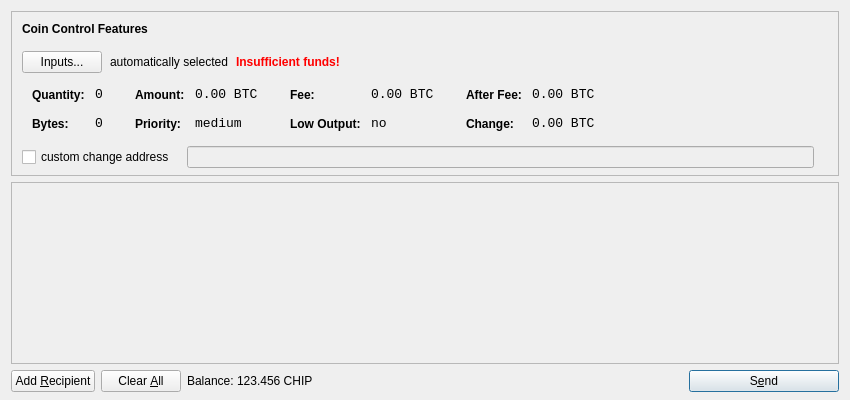
<?xml version="1.0" encoding="UTF-8"?>
<ui version="4.0">
 <class>SendCoinsDialog</class>
 <widget class="QDialog" name="SendCoinsDialog">
  <property name="geometry">
   <rect>
    <x>0</x>
    <y>0</y>
    <width>850</width>
    <height>400</height>
   </rect>
  </property>
  <property name="windowTitle">
   <string>Send Coins</string>
  </property>
  <layout class="QVBoxLayout" name="verticalLayout" stretch="0,1,0">
   <property name="bottomMargin">
    <number>8</number>
   </property>
   <item>
    <widget class="QFrame" name="frameCoinControl">
     <property name="sizePolicy">
      <sizepolicy hsizetype="Expanding" vsizetype="Expanding">
       <horstretch>0</horstretch>
       <verstretch>0</verstretch>
      </sizepolicy>
     </property>
     <property name="maximumSize">
      <size>
       <width>16777215</width>
       <height>16777215</height>
      </size>
     </property>
     <property name="frameShape">
      <enum>QFrame::StyledPanel</enum>
     </property>
     <property name="frameShadow">
      <enum>QFrame::Sunken</enum>
     </property>
     <layout class="QVBoxLayout" name="verticalLayoutCoinControl2">
      <property name="spacing">
       <number>-1</number>
      </property>
      <property name="leftMargin">
       <number>0</number>
      </property>
      <property name="topMargin">
       <number>0</number>
      </property>
      <property name="rightMargin">
       <number>0</number>
      </property>
      <property name="bottomMargin">
       <number>6</number>
      </property>
      <item>
       <layout class="QVBoxLayout" name="verticalLayoutCoinControl" stretch="0,0,0,0,1">
        <property name="spacing">
         <number>0</number>
        </property>
        <property name="leftMargin">
         <number>10</number>
        </property>
        <property name="topMargin">
         <number>10</number>
        </property>
        <item>
         <layout class="QHBoxLayout" name="horizontalLayoutCoinControl1">
          <property name="bottomMargin">
           <number>15</number>
          </property>
          <item>
           <widget class="QLabel" name="labelCoinControlFeatures">
            <property name="sizePolicy">
             <sizepolicy hsizetype="Preferred" vsizetype="Maximum">
              <horstretch>0</horstretch>
              <verstretch>0</verstretch>
             </sizepolicy>
            </property>
            <property name="font">
             <font>
              <weight>75</weight>
              <bold>true</bold>
             </font>
            </property>
            <property name="styleSheet">
             <string notr="true">font-weight:bold;</string>
            </property>
            <property name="text">
             <string>Coin Control Features</string>
            </property>
           </widget>
          </item>
         </layout>
        </item>
        <item>
         <layout class="QHBoxLayout" name="horizontalLayoutCoinControl2" stretch="0,0,0,0">
          <property name="spacing">
           <number>8</number>
          </property>
          <property name="bottomMargin">
           <number>10</number>
          </property>
          <item>
           <widget class="QPushButton" name="pushButtonCoinControl">
            <property name="styleSheet">
             <string notr="true"/>
            </property>
            <property name="text">
             <string>Inputs...</string>
            </property>
           </widget>
          </item>
          <item>
           <widget class="QLabel" name="labelCoinControlAutomaticallySelected">
            <property name="text">
             <string>automatically selected</string>
            </property>
            <property name="margin">
             <number>5</number>
            </property>
           </widget>
          </item>
          <item>
           <widget class="QLabel" name="labelCoinControlInsuffFunds">
            <property name="font">
             <font>
              <weight>75</weight>
              <bold>true</bold>
             </font>
            </property>
            <property name="styleSheet">
             <string notr="true">color:red;font-weight:bold;</string>
            </property>
            <property name="text">
             <string>Insufficient funds!</string>
            </property>
            <property name="margin">
             <number>5</number>
            </property>
           </widget>
          </item>
          <item>
           <spacer name="horizontalSpacerCoinControl">
            <property name="orientation">
             <enum>Qt::Horizontal</enum>
            </property>
            <property name="sizeHint" stdset="0">
             <size>
              <width>40</width>
              <height>1</height>
             </size>
            </property>
           </spacer>
          </item>
         </layout>
        </item>
        <item>
         <widget class="QWidget" name="widgetCoinControl" native="true">
          <property name="sizePolicy">
           <sizepolicy hsizetype="Preferred" vsizetype="Preferred">
            <horstretch>0</horstretch>
            <verstretch>0</verstretch>
           </sizepolicy>
          </property>
          <property name="minimumSize">
           <size>
            <width>0</width>
            <height>0</height>
           </size>
          </property>
          <property name="styleSheet">
           <string notr="true"/>
          </property>
          <layout class="QHBoxLayout" name="horizontalLayoutCoinControl5">
           <property name="margin">
            <number>0</number>
           </property>
           <item>
            <layout class="QHBoxLayout" name="horizontalLayoutCoinControl3" stretch="0,0,0,1">
             <property name="spacing">
              <number>20</number>
             </property>
             <property name="topMargin">
              <number>0</number>
             </property>
             <property name="bottomMargin">
              <number>10</number>
             </property>
             <item>
              <layout class="QFormLayout" name="formLayoutCoinControl1">
               <property name="horizontalSpacing">
                <number>10</number>
               </property>
               <property name="verticalSpacing">
                <number>14</number>
               </property>
               <property name="leftMargin">
                <number>10</number>
               </property>
               <property name="topMargin">
                <number>4</number>
               </property>
               <property name="rightMargin">
                <number>6</number>
               </property>
               <item row="0" column="0">
                <widget class="QLabel" name="labelCoinControlQuantityText">
                 <property name="styleSheet">
                  <string notr="true">font-weight:bold;</string>
                 </property>
                 <property name="text">
                  <string>Quantity:</string>
                 </property>
                 <property name="margin">
                  <number>0</number>
                 </property>
                </widget>
               </item>
               <item row="0" column="1">
                <widget class="QLabel" name="labelCoinControlQuantity">
                 <property name="font">
                  <font>
                   <family>Monospace</family>
                   <pointsize>10</pointsize>
                  </font>
                 </property>
                 <property name="cursor">
                  <cursorShape>IBeamCursor</cursorShape>
                 </property>
                 <property name="contextMenuPolicy">
                  <enum>Qt::ActionsContextMenu</enum>
                 </property>
                 <property name="text">
                  <string notr="true">0</string>
                 </property>
                 <property name="margin">
                  <number>0</number>
                 </property>
                 <property name="textInteractionFlags">
                  <set>Qt::LinksAccessibleByMouse|Qt::TextSelectableByKeyboard|Qt::TextSelectableByMouse</set>
                 </property>
                </widget>
               </item>
               <item row="1" column="0">
                <widget class="QLabel" name="labelCoinControlBytesText">
                 <property name="styleSheet">
                  <string notr="true">font-weight:bold;</string>
                 </property>
                 <property name="text">
                  <string>Bytes:</string>
                 </property>
                </widget>
               </item>
               <item row="1" column="1">
                <widget class="QLabel" name="labelCoinControlBytes">
                 <property name="font">
                  <font>
                   <family>Monospace</family>
                   <pointsize>10</pointsize>
                  </font>
                 </property>
                 <property name="cursor">
                  <cursorShape>IBeamCursor</cursorShape>
                 </property>
                 <property name="contextMenuPolicy">
                  <enum>Qt::ActionsContextMenu</enum>
                 </property>
                 <property name="text">
                  <string notr="true">0</string>
                 </property>
                 <property name="textInteractionFlags">
                  <set>Qt::LinksAccessibleByMouse|Qt::TextSelectableByKeyboard|Qt::TextSelectableByMouse</set>
                 </property>
                </widget>
               </item>
              </layout>
             </item>
             <item>
              <layout class="QFormLayout" name="formLayoutCoinControl2">
               <property name="horizontalSpacing">
                <number>10</number>
               </property>
               <property name="verticalSpacing">
                <number>14</number>
               </property>
               <property name="leftMargin">
                <number>6</number>
               </property>
               <property name="topMargin">
                <number>4</number>
               </property>
               <property name="rightMargin">
                <number>6</number>
               </property>
               <item row="0" column="0">
                <widget class="QLabel" name="labelCoinControlAmountText">
                 <property name="styleSheet">
                  <string notr="true">font-weight:bold;</string>
                 </property>
                 <property name="text">
                  <string>Amount:</string>
                 </property>
                 <property name="margin">
                  <number>0</number>
                 </property>
                </widget>
               </item>
               <item row="0" column="1">
                <widget class="QLabel" name="labelCoinControlAmount">
                 <property name="font">
                  <font>
                   <family>Monospace</family>
                   <pointsize>10</pointsize>
                  </font>
                 </property>
                 <property name="cursor">
                  <cursorShape>IBeamCursor</cursorShape>
                 </property>
                 <property name="contextMenuPolicy">
                  <enum>Qt::ActionsContextMenu</enum>
                 </property>
                 <property name="text">
                  <string notr="true">0.00 BTC</string>
                 </property>
                 <property name="textInteractionFlags">
                  <set>Qt::LinksAccessibleByMouse|Qt::TextSelectableByKeyboard|Qt::TextSelectableByMouse</set>
                 </property>
                </widget>
               </item>
               <item row="1" column="0">
                <widget class="QLabel" name="labelCoinControlPriorityText">
                 <property name="styleSheet">
                  <string notr="true">font-weight:bold;</string>
                 </property>
                 <property name="text">
                  <string>Priority:</string>
                 </property>
                </widget>
               </item>
               <item row="1" column="1">
                <widget class="QLabel" name="labelCoinControlPriority">
                 <property name="font">
                  <font>
                   <family>Monospace</family>
                   <pointsize>10</pointsize>
                  </font>
                 </property>
                 <property name="cursor">
                  <cursorShape>IBeamCursor</cursorShape>
                 </property>
                 <property name="contextMenuPolicy">
                  <enum>Qt::ActionsContextMenu</enum>
                 </property>
                 <property name="text">
                  <string>medium</string>
                 </property>
                 <property name="textInteractionFlags">
                  <set>Qt::LinksAccessibleByMouse|Qt::TextSelectableByKeyboard|Qt::TextSelectableByMouse</set>
                 </property>
                </widget>
               </item>
              </layout>
             </item>
             <item>
              <layout class="QFormLayout" name="formLayoutCoinControl3">
               <property name="horizontalSpacing">
                <number>10</number>
               </property>
               <property name="verticalSpacing">
                <number>14</number>
               </property>
               <property name="leftMargin">
                <number>6</number>
               </property>
               <property name="topMargin">
                <number>4</number>
               </property>
               <property name="rightMargin">
                <number>6</number>
               </property>
               <item row="0" column="0">
                <widget class="QLabel" name="labelCoinControlFeeText">
                 <property name="styleSheet">
                  <string notr="true">font-weight:bold;</string>
                 </property>
                 <property name="text">
                  <string>Fee:</string>
                 </property>
                 <property name="margin">
                  <number>0</number>
                 </property>
                </widget>
               </item>
               <item row="0" column="1">
                <widget class="QLabel" name="labelCoinControlFee">
                 <property name="font">
                  <font>
                   <family>Monospace</family>
                   <pointsize>10</pointsize>
                  </font>
                 </property>
                 <property name="cursor">
                  <cursorShape>IBeamCursor</cursorShape>
                 </property>
                 <property name="contextMenuPolicy">
                  <enum>Qt::ActionsContextMenu</enum>
                 </property>
                 <property name="text">
                  <string notr="true">0.00 BTC</string>
                 </property>
                 <property name="textInteractionFlags">
                  <set>Qt::LinksAccessibleByMouse|Qt::TextSelectableByKeyboard|Qt::TextSelectableByMouse</set>
                 </property>
                </widget>
               </item>
               <item row="1" column="0">
                <widget class="QLabel" name="labelCoinControlLowOutputText">
                 <property name="styleSheet">
                  <string notr="true">font-weight:bold;</string>
                 </property>
                 <property name="text">
                  <string>Low Output:</string>
                 </property>
                </widget>
               </item>
               <item row="1" column="1">
                <widget class="QLabel" name="labelCoinControlLowOutput">
                 <property name="font">
                  <font>
                   <family>Monospace</family>
                   <pointsize>10</pointsize>
                  </font>
                 </property>
                 <property name="cursor">
                  <cursorShape>IBeamCursor</cursorShape>
                 </property>
                 <property name="contextMenuPolicy">
                  <enum>Qt::ActionsContextMenu</enum>
                 </property>
                 <property name="text">
                  <string>no</string>
                 </property>
                 <property name="textInteractionFlags">
                  <set>Qt::LinksAccessibleByMouse|Qt::TextSelectableByKeyboard|Qt::TextSelectableByMouse</set>
                 </property>
                </widget>
               </item>
              </layout>
             </item>
             <item>
              <layout class="QFormLayout" name="formLayoutCoinControl4">
               <property name="horizontalSpacing">
                <number>10</number>
               </property>
               <property name="verticalSpacing">
                <number>14</number>
               </property>
               <property name="leftMargin">
                <number>6</number>
               </property>
               <property name="topMargin">
                <number>4</number>
               </property>
               <property name="rightMargin">
                <number>6</number>
               </property>
               <item row="0" column="0">
                <widget class="QLabel" name="labelCoinControlAfterFeeText">
                 <property name="styleSheet">
                  <string notr="true">font-weight:bold;</string>
                 </property>
                 <property name="text">
                  <string>After Fee:</string>
                 </property>
                 <property name="margin">
                  <number>0</number>
                 </property>
                </widget>
               </item>
               <item row="0" column="1">
                <widget class="QLabel" name="labelCoinControlAfterFee">
                 <property name="font">
                  <font>
                   <family>Monospace</family>
                   <pointsize>10</pointsize>
                  </font>
                 </property>
                 <property name="cursor">
                  <cursorShape>IBeamCursor</cursorShape>
                 </property>
                 <property name="contextMenuPolicy">
                  <enum>Qt::ActionsContextMenu</enum>
                 </property>
                 <property name="text">
                  <string notr="true">0.00 BTC</string>
                 </property>
                 <property name="textInteractionFlags">
                  <set>Qt::LinksAccessibleByMouse|Qt::TextSelectableByKeyboard|Qt::TextSelectableByMouse</set>
                 </property>
                </widget>
               </item>
               <item row="1" column="0">
                <widget class="QLabel" name="labelCoinControlChangeText">
                 <property name="styleSheet">
                  <string notr="true">font-weight:bold;</string>
                 </property>
                 <property name="text">
                  <string>Change:</string>
                 </property>
                </widget>
               </item>
               <item row="1" column="1">
                <widget class="QLabel" name="labelCoinControlChange">
                 <property name="font">
                  <font>
                   <family>Monospace</family>
                   <pointsize>10</pointsize>
                  </font>
                 </property>
                 <property name="cursor">
                  <cursorShape>IBeamCursor</cursorShape>
                 </property>
                 <property name="contextMenuPolicy">
                  <enum>Qt::ActionsContextMenu</enum>
                 </property>
                 <property name="text">
                  <string notr="true">0.00 BTC</string>
                 </property>
                 <property name="textInteractionFlags">
                  <set>Qt::LinksAccessibleByMouse|Qt::TextSelectableByKeyboard|Qt::TextSelectableByMouse</set>
                 </property>
                </widget>
               </item>
              </layout>
             </item>
            </layout>
           </item>
          </layout>
         </widget>
        </item>
        <item>
         <layout class="QHBoxLayout" name="horizontalLayoutCoinControl4" stretch="0,0,0">
          <property name="spacing">
           <number>12</number>
          </property>
          <property name="sizeConstraint">
           <enum>QLayout::SetDefaultConstraint</enum>
          </property>
          <property name="topMargin">
           <number>5</number>
          </property>
          <property name="rightMargin">
           <number>5</number>
          </property>
          <item>
           <widget class="QCheckBox" name="checkBoxCoinControlChange">
            <property name="text">
             <string>custom change address</string>
            </property>
           </widget>
          </item>
          <item>
           <widget class="QLineEdit" name="lineEditCoinControlChange">
            <property name="enabled">
             <bool>false</bool>
            </property>
            <property name="sizePolicy">
             <sizepolicy hsizetype="Expanding" vsizetype="Fixed">
              <horstretch>0</horstretch>
              <verstretch>0</verstretch>
             </sizepolicy>
            </property>
           </widget>
          </item>
          <item>
           <widget class="QLabel" name="labelCoinControlChangeLabel">
            <property name="sizePolicy">
             <sizepolicy hsizetype="Preferred" vsizetype="Expanding">
              <horstretch>0</horstretch>
              <verstretch>0</verstretch>
             </sizepolicy>
            </property>
            <property name="minimumSize">
             <size>
              <width>0</width>
              <height>0</height>
             </size>
            </property>
            <property name="text">
             <string/>
            </property>
            <property name="margin">
             <number>3</number>
            </property>
           </widget>
          </item>
         </layout>
        </item>
        <item>
         <spacer name="verticalSpacerCoinControl">
          <property name="orientation">
           <enum>Qt::Vertical</enum>
          </property>
          <property name="sizeHint" stdset="0">
           <size>
            <width>800</width>
            <height>1</height>
           </size>
          </property>
         </spacer>
        </item>
       </layout>
      </item>
     </layout>
    </widget>
   </item>
   <item>
    <widget class="QScrollArea" name="scrollArea">
     <property name="widgetResizable">
      <bool>true</bool>
     </property>
     <widget class="QWidget" name="scrollAreaWidgetContents">
      <property name="geometry">
       <rect>
        <x>0</x>
        <y>0</y>
        <width>830</width>
        <height>165</height>
       </rect>
      </property>
      <layout class="QVBoxLayout" name="verticalLayout_2">
       <property name="margin">
        <number>0</number>
       </property>
       <item>
        <layout class="QVBoxLayout" name="entries">
         <property name="spacing">
          <number>6</number>
         </property>
        </layout>
       </item>
       <item>
        <spacer name="verticalSpacer">
         <property name="orientation">
          <enum>Qt::Vertical</enum>
         </property>
         <property name="sizeHint" stdset="0">
          <size>
           <width>20</width>
           <height>40</height>
          </size>
         </property>
        </spacer>
       </item>
      </layout>
     </widget>
    </widget>
   </item>
   <item>
    <layout class="QHBoxLayout" name="horizontalLayout">
     <item>
      <widget class="QPushButton" name="addButton">
       <property name="toolTip">
        <string>Send to multiple recipients at once</string>
       </property>
       <property name="text">
        <string>Add &amp;Recipient</string>
       </property>
       <property name="icon">
        <iconset resource="../bitcoin.qrc">
         <normaloff>:/icons/add</normaloff>:/icons/add</iconset>
       </property>
       <property name="autoDefault">
        <bool>false</bool>
       </property>
      </widget>
     </item>
     <item>
      <widget class="QPushButton" name="clearButton">
       <property name="sizePolicy">
        <sizepolicy hsizetype="Minimum" vsizetype="Fixed">
         <horstretch>0</horstretch>
         <verstretch>0</verstretch>
        </sizepolicy>
       </property>
       <property name="toolTip">
        <string>Remove all transaction fields</string>
       </property>
       <property name="text">
        <string>Clear &amp;All</string>
       </property>
       <property name="icon">
        <iconset resource="../bitcoin.qrc">
         <normaloff>:/icons/remove</normaloff>:/icons/remove</iconset>
       </property>
       <property name="autoRepeatDelay">
        <number>300</number>
       </property>
       <property name="autoDefault">
        <bool>false</bool>
       </property>
      </widget>
     </item>
     <item>
      <layout class="QHBoxLayout" name="horizontalLayout_2">
       <property name="spacing">
        <number>3</number>
       </property>
       <item>
        <widget class="QLabel" name="label">
         <property name="text">
          <string>Balance:</string>
         </property>
        </widget>
       </item>
       <item>
        <widget class="QLabel" name="labelBalance">
         <property name="cursor">
          <cursorShape>IBeamCursor</cursorShape>
         </property>
         <property name="text">
          <string>123.456 CHIP</string>
         </property>
         <property name="textInteractionFlags">
          <set>Qt::LinksAccessibleByMouse|Qt::TextSelectableByKeyboard|Qt::TextSelectableByMouse</set>
         </property>
        </widget>
       </item>
      </layout>
     </item>
     <item>
      <spacer name="horizontalSpacer">
       <property name="orientation">
        <enum>Qt::Horizontal</enum>
       </property>
       <property name="sizeHint" stdset="0">
        <size>
         <width>40</width>
         <height>20</height>
        </size>
       </property>
      </spacer>
     </item>
     <item>
      <widget class="QPushButton" name="sendButton">
       <property name="minimumSize">
        <size>
         <width>150</width>
         <height>0</height>
        </size>
       </property>
       <property name="toolTip">
        <string>Confirm the send action</string>
       </property>
       <property name="text">
        <string>S&amp;end</string>
       </property>
       <property name="icon">
        <iconset resource="../bitcoin.qrc">
         <normaloff>:/icons/send</normaloff>:/icons/send</iconset>
       </property>
       <property name="default">
        <bool>true</bool>
       </property>
      </widget>
     </item>
    </layout>
   </item>
  </layout>
 </widget>
 <resources>
  <include location="../bitcoin.qrc"/>
 </resources>
 <connections/>
</ui>
